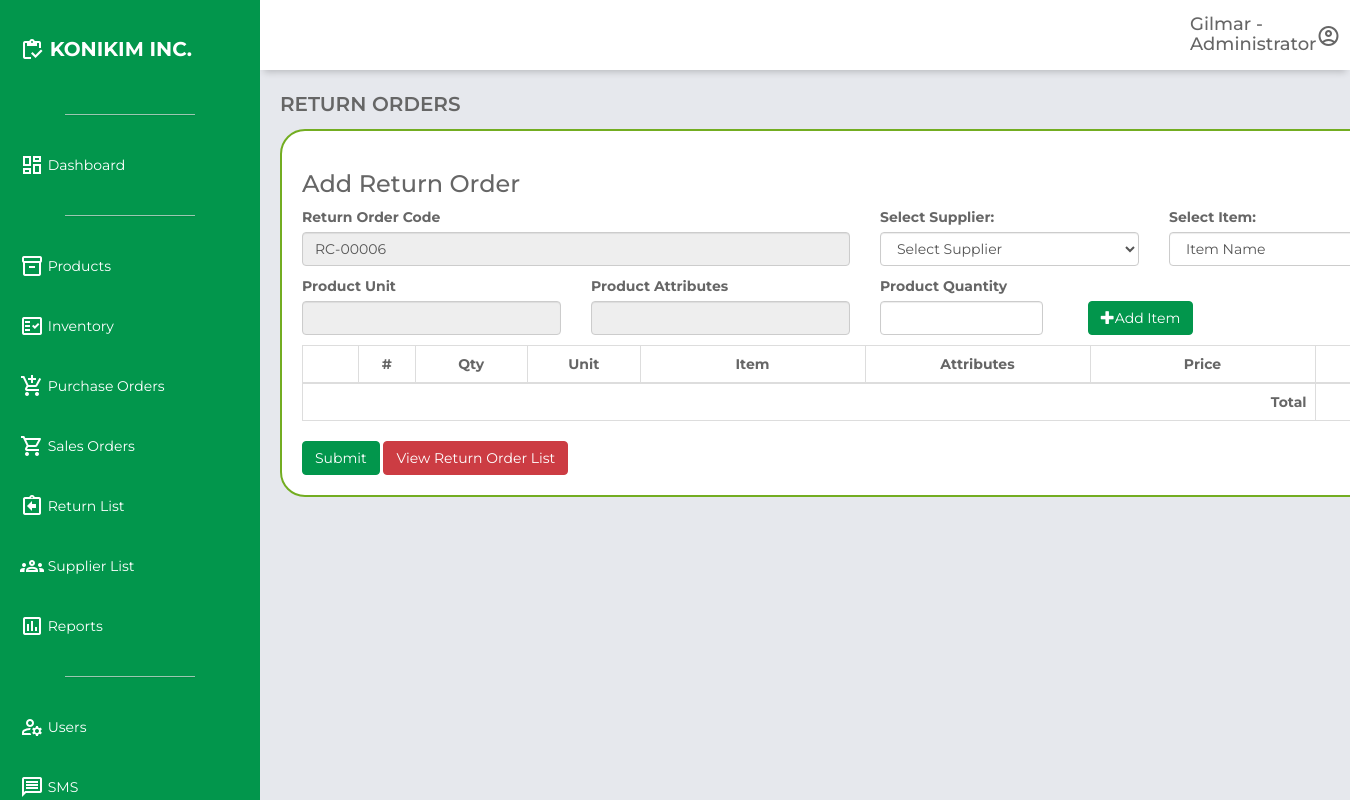
/return_add.php (signed in), run on an earlier commit of the app's database.
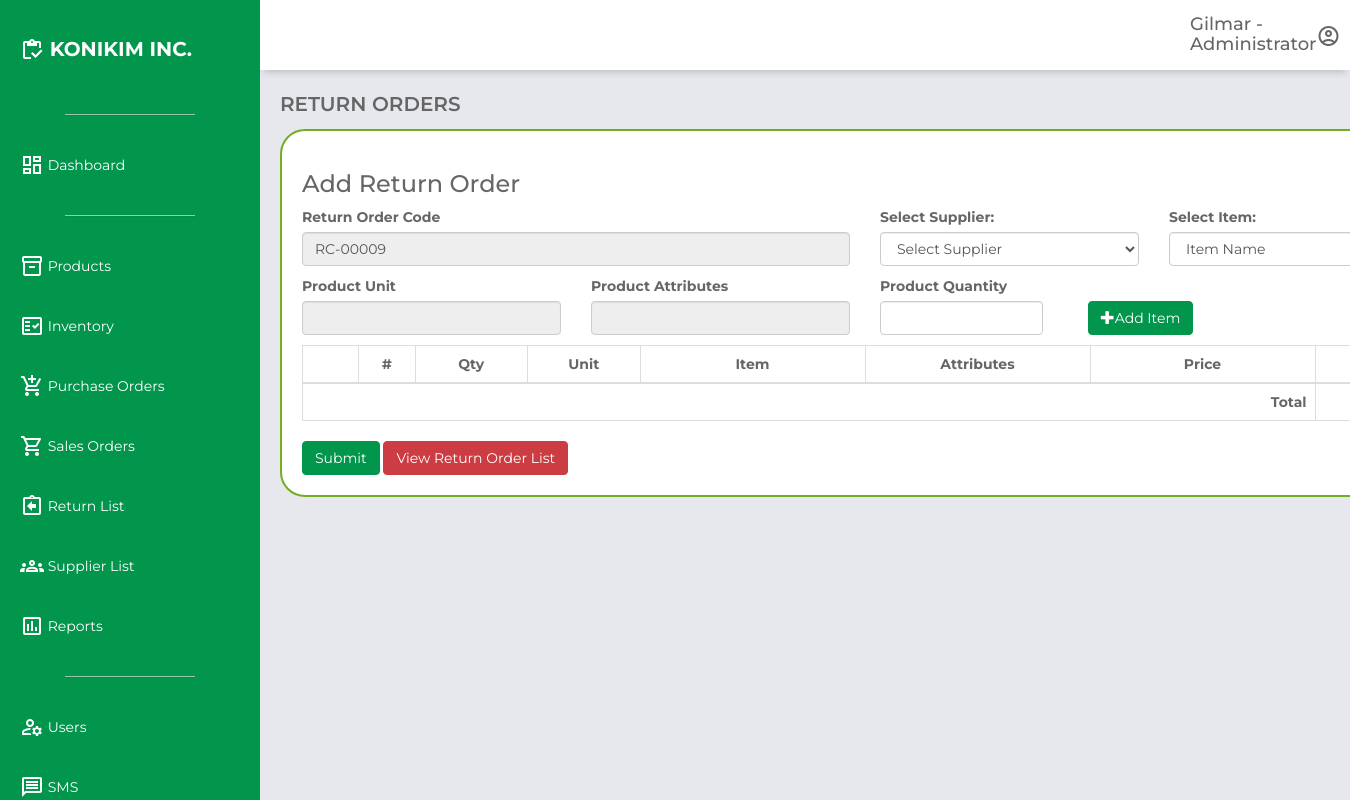
And on a later commit of the database.
### tables this page shows
CREATE TABLE `return_orders` (
  `id` int(11) NOT NULL,
  `returncode` varchar(255) NOT NULL,
  `supplier` varchar(255) NOT NULL,
  `subtotal` decimal(10,2) NOT NULL,
  `dateCreated` timestamp NOT NULL DEFAULT current_timestamp() ON UPDATE current_timestamp()
);

### return_add.php (the view, shortened to what the changed rows need)
<?php
include 'db_config.php';
$query = "SELECT id FROM return_orders ORDER BY id DESC";
$result = mysqli_query($conn, $query);
$returncode = "RC-00001";
if ($result && mysqli_num_rows($result) > 0) {
    $row = mysqli_fetch_array($result);
    $lastid = $row['id'];
    if (!empty($lastid)) {
        $code = str_replace("RC-", "", $lastid);
        $retcode = str_pad($code + 1, 5, '0', STR_PAD_LEFT);
        $returncode = "RC-" . $retcode;
    }
}
?>
<!DOCTYPE html>
<html lang="en">
<head>
    <link href="https://unpkg.com/boxicons@2.0.7/css/boxicons.min.css" rel="stylesheet">
    <link href="https://maxcdn.bootstrapcdn.com/bootstrap/3.3.0/css/bootstrap.min.css" rel="stylesheet">
    <link href="https://cdn.datatables.net/1.10.25/css/dataTables.bootstrap.min.css" rel="stylesheet">
    <link rel="stylesheet" href="css\dashboard.css">
</head>
<body>
    <div class="grid-container">
        <main class="main-container">
            <div class="container">
                <form action="<?php echo ($_SERVER["PHP_SELF"]) ?>" method="POST">
                    <div class="row">
                        <div class="col-md-6">
                            <label for="productcode">Return Order Code</label>
                            <input type="text" class="form-control" name="returncode" value="<?php echo $returncode; ?>" readonly required>
                        </div>
                    </div>
                    <table class="table table-striped table-bordered" id="list">
                        <colgroup>
                        </colgroup>
                        <thead>
                            <tr class="text-light bg-navy">
                                <th class="text-center py-1 px-2" scope="col"></th>
                                <th class="text-center py-1 px-2" scope="col">#</th>
                                <th class="text-center py-1 px-2" scope="col">Qty</th>
                                <th class="text-center py-1 px-2" scope="col">Unit</th>
                                <th class="text-center py-1 px-2" scope="col">Item</th>
                                <th class="text-center py-1 px-2" scope="col">Attributes</th>
                                <th class="text-center py-1 px-2" scope="col">Price</th>
                                <th class="text-center py-1 px-2" scope="col">Total</th>
                            </tr>
                        </thead>
                        <tfoot>
                            <tr>
                                <th class="text-right py-1 px-2" colspan="7">Total</th>
                                <th class="text-right py-1 px-2 grand-total">0</th>
                            </tr>
                        </tfoot>
                    </table>
            </div>
    </div>
</body>
</html>

What changed in the data, as far as the page shows it:
removed return_orders: returncode "RC-00006"
added return_orders: returncode "RC-00009"
